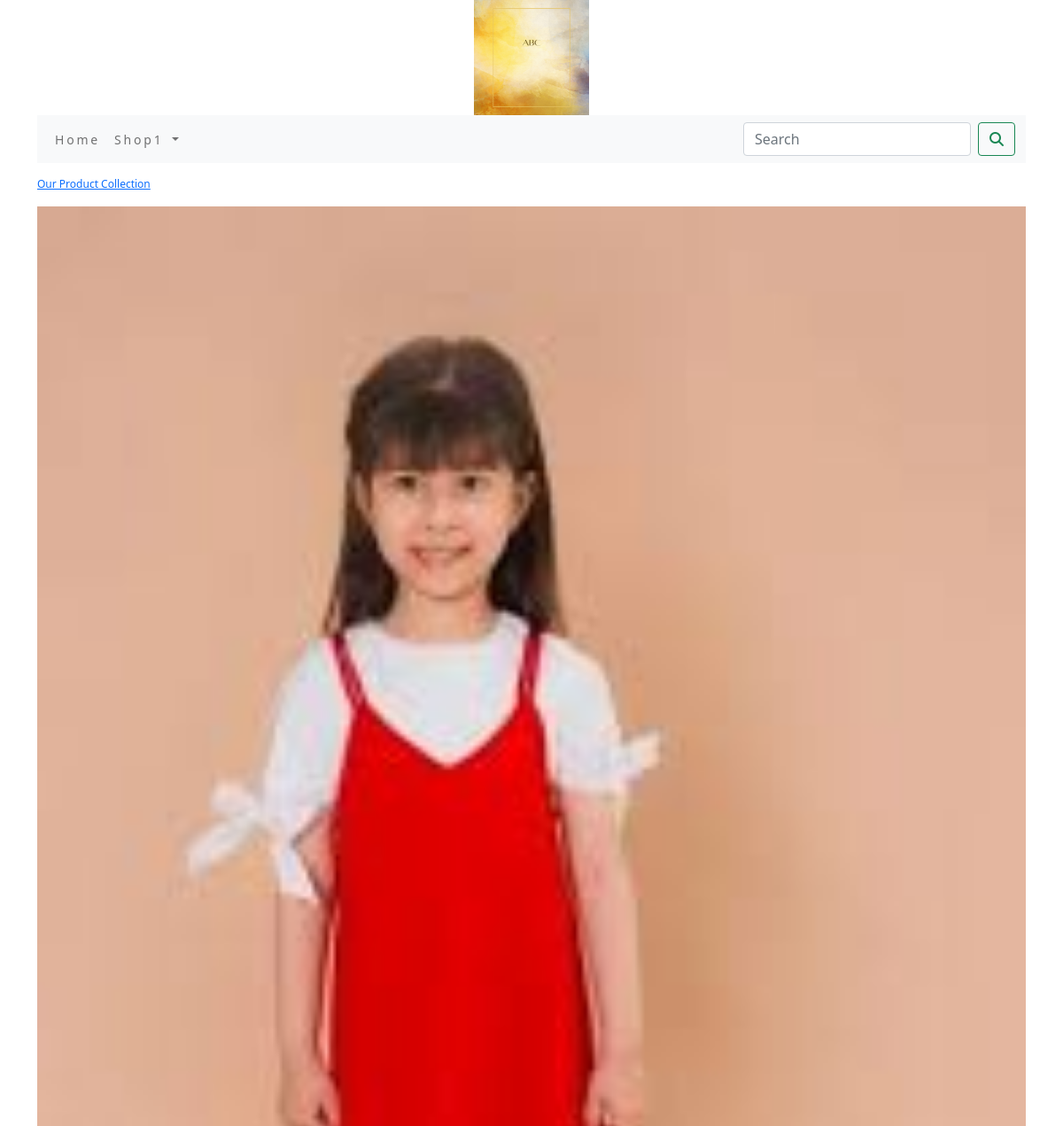
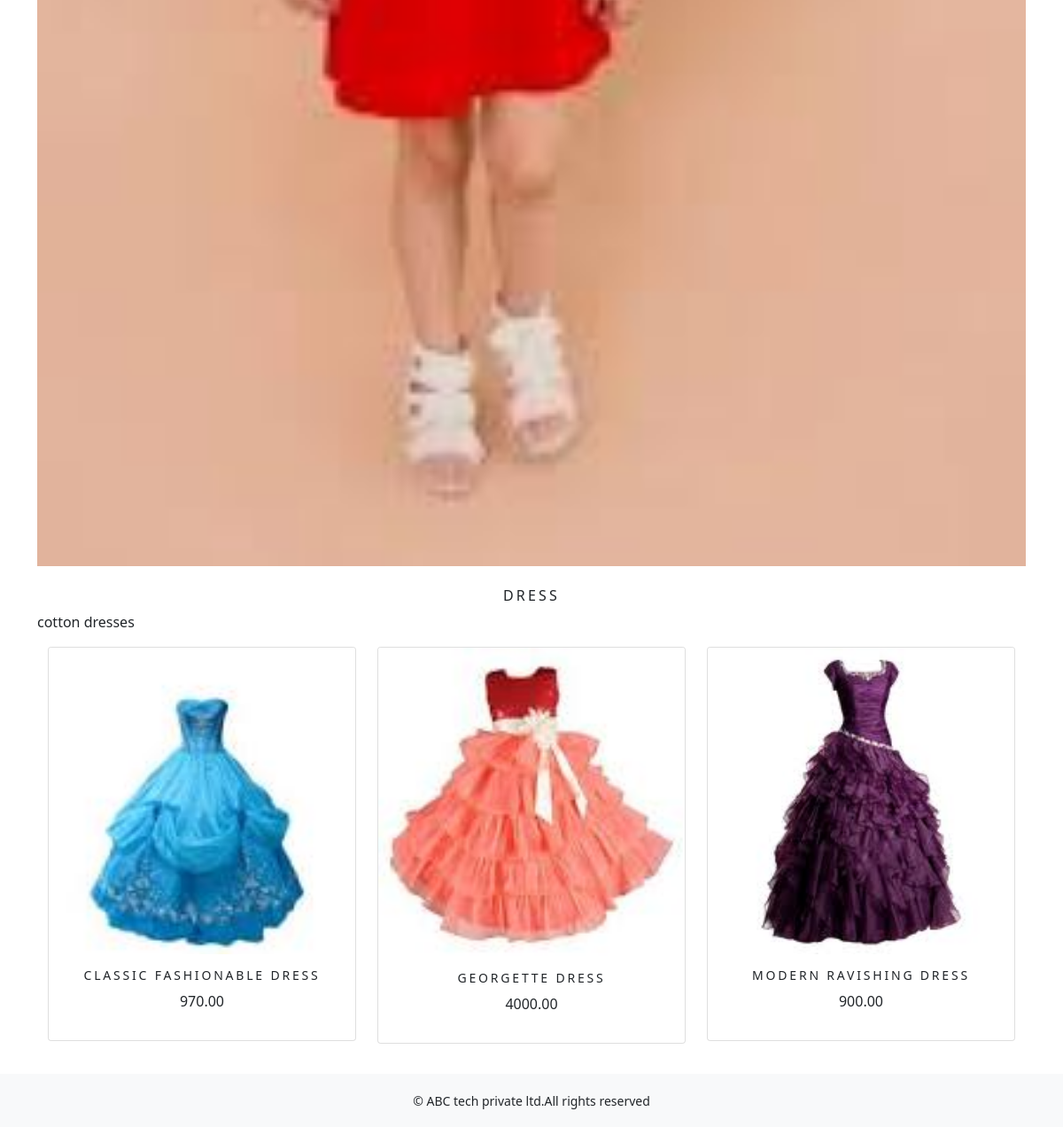
Page /shop1/dress/ on the committed database (2 pictures, top to bottom).
### shop1/models.py (models this page shows, shortened)
class Category(models.Model):
    name=models.CharField(max_length=250,unique=True)
    slug=models.SlugField(max_length=250,unique=True)
    description=models.TextField(blank=True)
    image=models.ImageField(upload_to='category',blank=True)
    class Meta:
        ordering=('name',)
        verbose_name='category'
        verbose_name_plural='categories'
    def get_url(self):
        return reverse('shop1:products_by_category',args=[self.slug])

class Product(models.Model):
    name=models.CharField(max_length=250,unique=True)
    slug=models.SlugField(max_length=250,unique=True)
    description=models.TextField(blank=True)
    price=models.DecimalField(max_digits=10,decimal_places=2)
    category=models.ForeignKey(Category,on_delete=models.CASCADE)
    image=models.ImageField(upload_to='product',blank=True)
    stock=models.IntegerField()
    available=models.BooleanField(default=True)
    created=models.DateTimeField(auto_now_add=True)
    updated=models.DateTimeField(auto_now=True)
    def get_url(self):
        return reverse('shop1:prodCatdetail',args=[self.category.slug,self.slug])
    class Meta:
        ordering=('name',)
        verbose_name='product'
        verbose_name_plural='products'

### shop1/views.py (the view)
# urls.py: path('',views.allProdCat,name='allProdCat'),
def allProdCat(request,c_slug=None):
    c_page=None
    products_list=None
    if c_slug!=None:
        c_page=get_object_or_404(Category,slug=c_slug)
        products_list=Product.objects.all().filter(category=c_page,available=True)
    else:
        products_list=Product.objects.all().filter(available=True)
    paginator=Paginator(products_list,6)
    try:
        page=int(request.GET.get('page','1'))
    except:
        page=1
    try:
        products=paginator.page(page)
    except(EmptyPage,InvalidPage):
        products=paginator.page(paginator.num_pages)
    return render(request,"category.html",{'category':c_page,'products':products})

### cart/context_processors.py (called while the page is built)
def counter(request):
    item_count=0
    if 'admin' in request.path:
        return{}
    else:
        try:
            cart=Cart.objects.filter(cart_id=_cart_id(request))
            car_items=CartItem.objects.all().filter(cart=cart[:1])
            for cart_item in car_items:
                item_count += cart_item.quantity
        except Cart.DoesNotExist:
            item_count =0
    return dict(item_count=item_count)

### cart/views.py (called while the page is built)
def _cart_id(request):
    cart=request.session.session_key
    if not cart:
        cart=request.session.create()
    return cart

### shop1/context_processors.py (called while the page is built)
def menu_links(request):
    links=Category.objects.all()
    return dict(links=links)

### templates/category.html (shortened to what this page needs)
{% extends 'base.html' %}
{% load static %}
{% block content %}
{% if category %}
     <div>
         <div class="row my_row_class">
             <div class="mx_auto">
             <p><a href="{% url 'shop1:allProdCat' %}">Our Product Collection</a> </p>
         </div>
             </div>
     </div>
   {% endif %}
<div class="mx_auto">
    {% if category %}
       <img class="my_image"  src="{{category.image.url}}" alt="{{category.name}}">
</div>
   <br>
<div>
    <h1 class="text-center my_title">{{category.name}}</h1>
    <p class="text-justify">{{category.description}}</p>
</div>
    {% endif %}
<div class="container">
    <div class="row  mx_auto">
        {% for product in products.object_list %}
        <div class="my_bottom_margin  col_9 col-sm-12 col-md-4 xol-lg-4">
            <div class="card text-center" style="min-width:18rem;">
                <a href="{{product.get_url}}"><img class="card-img-top my_image" src="{{product.image.url}}" alt="{{product.name}}"></a>
                <div class="card-body">
                    <h4>{{product.name}}</h4>
                    <p>{{product.price}}</p>
                </div>
            </div>
        </div>
        {% endfor %}
    </div>
    <br>
</div>
{% endblock %}

### static/css/custom.css (style rules this page uses)
body { font-family: 'Roboto', sans-serif; }
.my_row_class { padding-top :15px; }
.my_row_class .mx_auto { color:#000; font-size: 12px; }
.my_image { width:100%; height:auto; }
.my_title { font-size:16px; text-transform:uppercase; letter-spacing: .2em; }
.my_bottom_margin { margin-bottom:10px; }
.card-body h4 { font-size:14px; text-transform:uppercase; letter-spacing: .2em; }

### rows in the picture
Category: image (picture), name "DRESS", description "cotton dresses"
Product: image (picture), name "CLASSIC FASHIONABLE DRESS", price "970.00"
Product: image (picture), name "GEORGETTE DRESS", price "4000.00"
Product: image (picture), name "MODERN RAVISHING DRESS", price "900.00"
